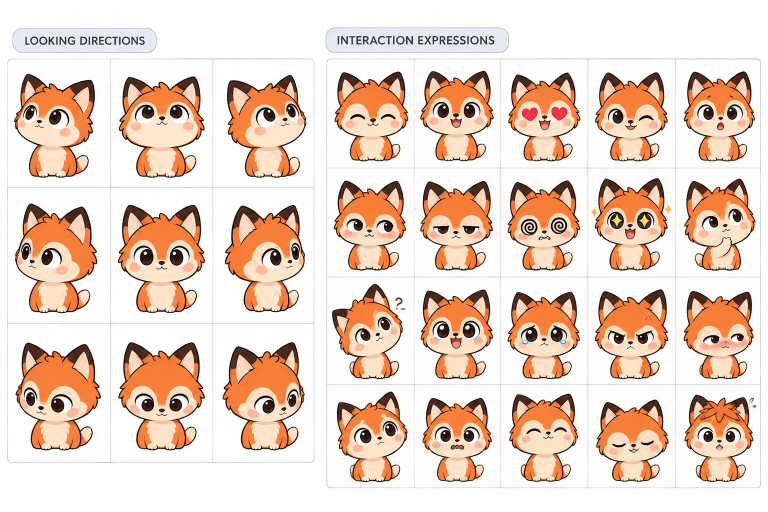
#> input picture assets/cat.png, 1536 x 1024 px (shown at 1/2 size)
$ python -i stylize.py   (imports and definitions only)
#> lines starting #> are read from the running program, lines starting #| are printed output that depends on the picture
#> further down, picture is the input picture: PIL image 1536x1024 RGBA; mean R, G, B, A 176.6, 138.4, 115.3, 105
"""Restyle a character's 18 frames as a pencil sketch or a two-tone riso print. Pillow only, no AI.

Usage: python tools/stylize.py FRAMES_DIR STYLE [--out DIR]   (default out: FRAMES_DIR-STYLE)
Then:  python tools/build-sheets.py FRAMES_DIR-STYLE --quality 90

Every frame goes through the same filter with the same settings, so the frames still line up.
"""
import argparse
import sys
from pathlib import Path

from PIL import Image, ImageChops, ImageFilter, ImageMath, ImageOps

NAMES = ["up-left", "up", "up-right", "left", "center", "right", "down-left", "down", "down-right",
         "blink", "happy", "love", "surprised", "wink", "shy", "sleepy", "dizzy", "celebrate"]


def flat(im, bg=(255, 255, 255)):
    """RGB on a solid background, so filters don't pick up colour hidden under transparent pixels."""
#> called with bg = (255, 255, 255)
    base = Image.new("RGB", im.size, bg)
#> base: PIL image 1536x1024 RGB; every value is 255
    base.paste(im, mask=im.getchannel("A"))
    return base


def with_alpha(rgb, alpha):
    out = rgb.convert("RGBA")
    out.putalpha(alpha)
    return out


def sketch(im):
    """Pencil: colour-dodge the greyscale with its own blurred negative, keep some tone, warm it like graphite."""
    g = ImageOps.grayscale(flat(im))
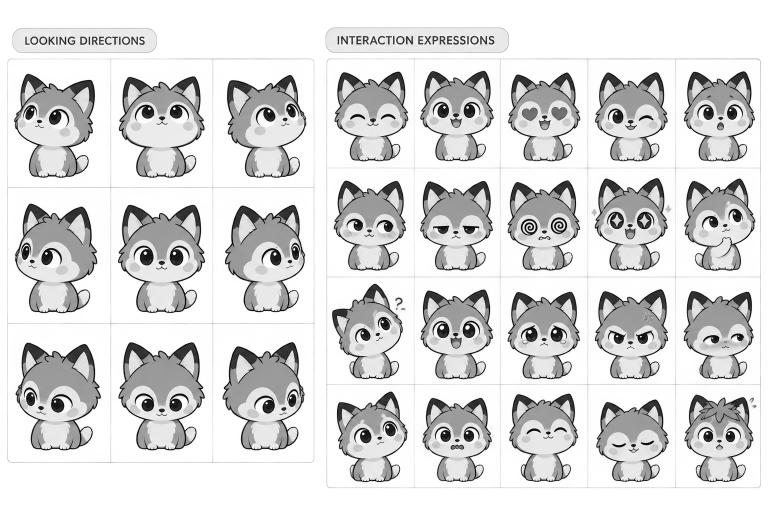
#> g: PIL image 1536x1024 L (shown at 1/2 size); min 1, max 255, mean 216.7
    blur = ImageOps.invert(g).filter(ImageFilter.GaussianBlur(max(2, im.width // 90)))
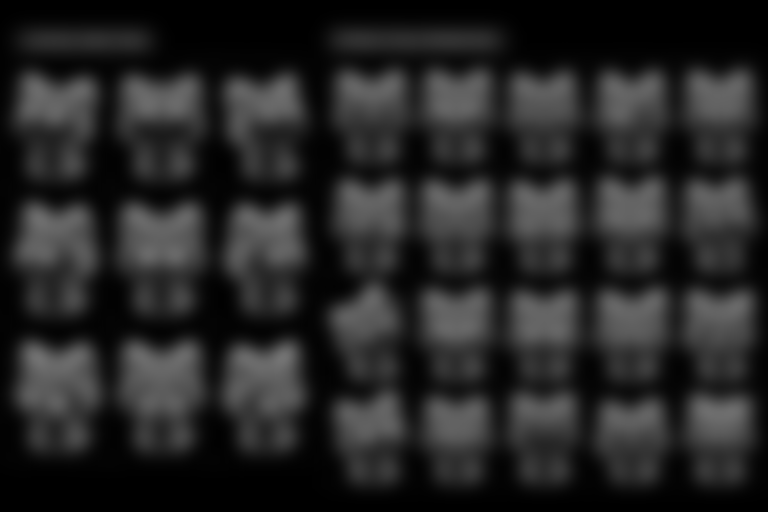
#> blur: PIL image 1536x1024 L (shown at 1/2 size); min 0, max 115, mean 38.3
    dodge = ImageMath.lambda_eval(lambda a: a["min"](a["g"] * 256 / (256 - a["b"] + 1), 255), g=g, b=blur).convert("L")
    dodge = ImageOps.autocontrast(dodge, cutoff=1).point(lambda v: int(255 * (v / 255) ** 2.2))
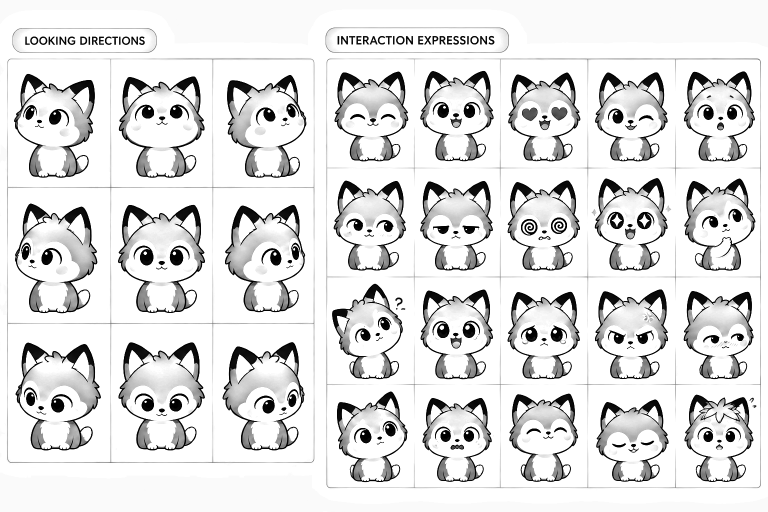
#> dodge: PIL image 1536x1024 L (shown at 1/2 size); min 0, max 255, mean 223.2
    shaded = ImageChops.multiply(dodge, g.point(lambda v: 150 + v * 105 // 255))
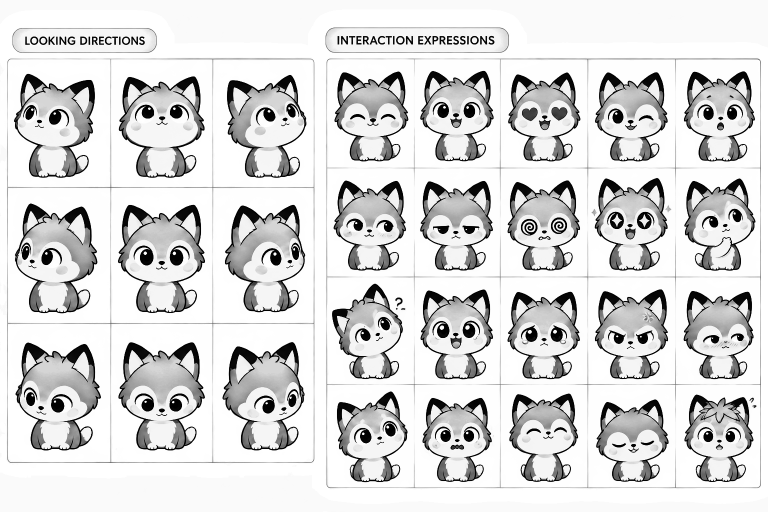
#> shaded: PIL image 1536x1024 L (shown at 1/2 size); min 0, max 255, mean 215.7
    toned = ImageOps.colorize(shaded, black=(48, 44, 42), white=(248, 245, 240))
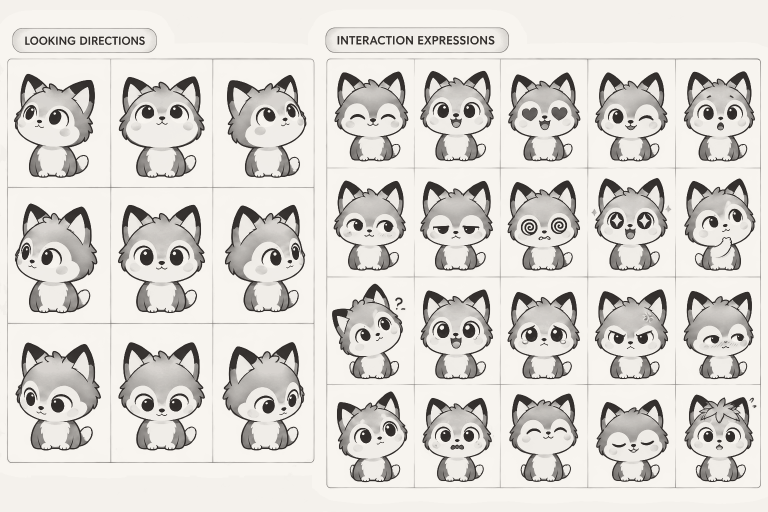
#> toned: PIL image 1536x1024 RGB (shown at 1/2 size); mean R, G, B 216.9, 213.8, 209.2
    return with_alpha(toned, im.getchannel("A"))
#> in with_alpha, `out.putalpha(alpha)`:
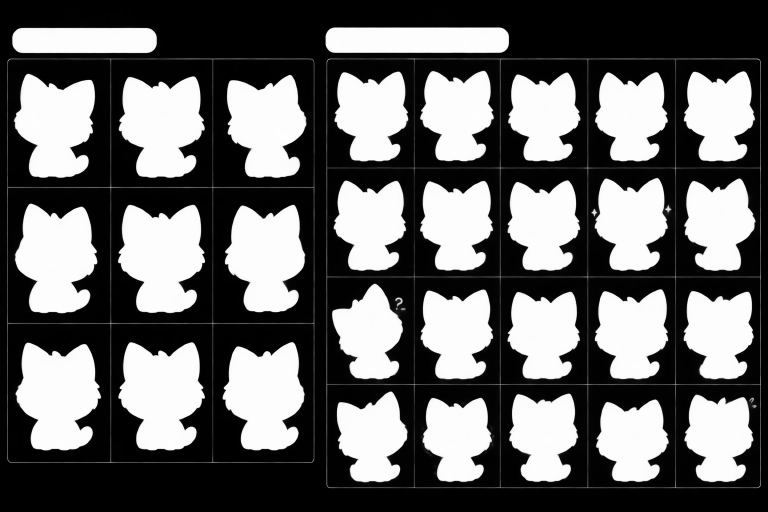
#> alpha: PIL image 1536x1024 L (shown at 1/2 size); min 0, max 254, mean 105
#> in with_alpha, `out.putalpha(alpha)`:
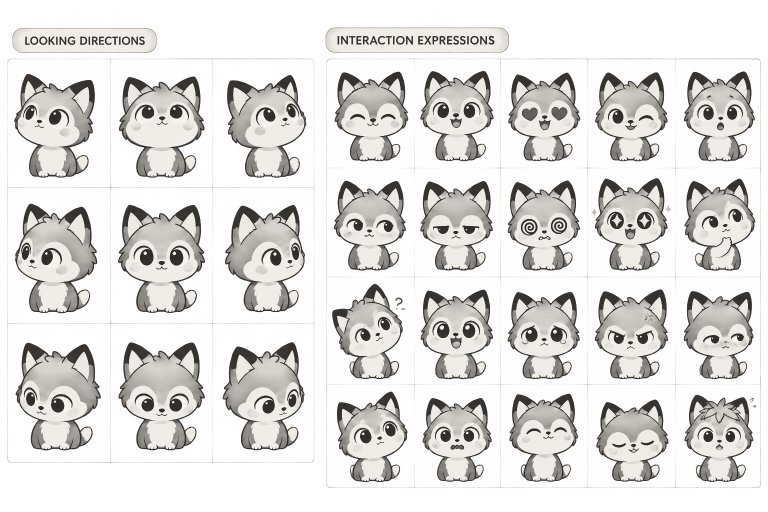
#> out: PIL image 1536x1024 RGBA (shown at 1/2 size); mean R, G, B, A 216.9, 213.8, 209.2, 105; transparent parts drawn white

def riso(im):
    """Two-tone risograph: teal for lines and shadows, fluorescent red for the fills, slightly misregistered."""
    g = ImageOps.autocontrast(ImageOps.grayscale(flat(im)), cutoff=2)
    teal = g.point(lambda v: 255 if v < 95 else 0)
    red = g.point(lambda v: 255 if v < 195 else max(0, (240 - v) * 5))
    off = max(1, im.width // 140)
    white = Image.new("RGB", im.size, (255, 255, 255))
    out = Image.composite(Image.new("RGB", im.size, (255, 78, 52)), Image.new("RGB", im.size, (250, 238, 222)), red)
    out = ImageChops.multiply(out, Image.composite(Image.new("RGB", im.size, (0, 112, 130)), white, ImageChops.offset(teal, off, off)))
    return with_alpha(out, im.getchannel("A"))


STYLES = {"sketch": sketch, "riso": riso}


def main():
    ap = argparse.ArgumentParser(description=__doc__, formatter_class=argparse.RawDescriptionHelpFormatter)
    ap.add_argument("frames_dir", type=Path)
    ap.add_argument("style", choices=STYLES)
    ap.add_argument("--out", type=Path)
    args = ap.parse_args()

    missing = [n for n in NAMES if not (args.frames_dir / f"{n}.png").exists()]
    if missing:
        sys.exit(f"stylize: missing frames in {args.frames_dir}: {', '.join(missing)}")
    out = args.out or args.frames_dir.with_name(f"{args.frames_dir.name}-{args.style}")
    out.mkdir(parents=True, exist_ok=True)
    for n in NAMES:
        STYLES[args.style](Image.open(args.frames_dir / f"{n}.png").convert("RGBA")).save(out / f"{n}.png")
    print(f"wrote 18 {args.style} frames to {out}")


# [2 lines not run here, left out]

>>> from PIL import Image
>>> picture = Image.open('../assets/cat.png')
>>> result = sketch(picture)
